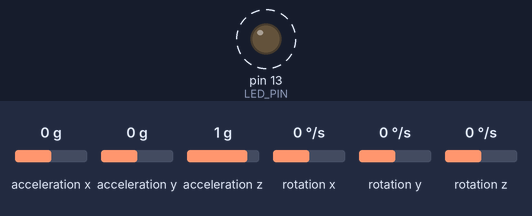
Bench run of a sketch on a simulated Arduino Uno, built with avr-gcc and run on an emulated ATmega328P. Parts: output pins drawn as LEDs (lit = HIGH). Dashed ring = blinking. The inputs (shaded band) are chosen by the test bench; at power-on: acceleration x 0 g, acceleration y 0 g, acceleration z 1 g, rotation x 0 °/s, rotation y 0 °/s, rotation z 0 °/s. What the sketch prints to the serial monitor is not drawn.

Above: at 1.2 s.
1.3 s: acceleration x set to -1.4 g
4.5 s: acceleration y set to -1.4 g
7.5 s: acceleration z set to -1.4 g
Timing chart, 0 to 16.5 s (numbered marks = the images above; inputs shaded):
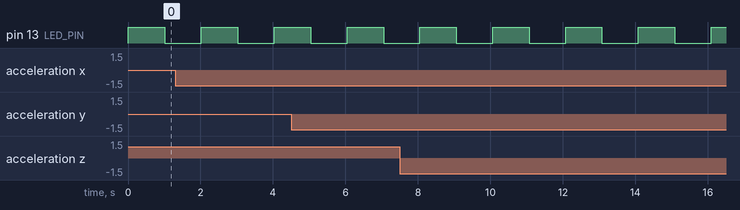

Measured:
- by itself, pin 13 (LED_PIN): alternates HIGH for 1.0 s and LOW for 1.0 s

The sketch:

raw_to_degrees_test.ino
```cpp
// I2C device class (I2Cdev) demonstration Arduino sketch for MPU6050 class
// 10/7/2011 by Jeff Rowberg <jeff@rowberg.net>
// Updates should (hopefully) always be available at https://github.com/jrowberg/i2cdevlib
//
// Changelog:
//      2013-05-08 - added multiple output formats
//                 - added seamless Fastwire support
//      2011-10-07 - initial release

/* ============================================
I2Cdev device library code is placed under the MIT license
Copyright (c) 2011 Jeff Rowberg

Permission is hereby granted, free of charge, to any person obtaining a copy
of this software and associated documentation files (the "Software"), to deal
in the Software without restriction, including without limitation the rights
to use, copy, modify, merge, publish, distribute, sublicense, and/or sell
copies of the Software, and to permit persons to whom the Software is
furnished to do so, subject to the following conditions:

The above copyright notice and this permission notice shall be included in
all copies or substantial portions of the Software.

THE SOFTWARE IS PROVIDED "AS IS", WITHOUT WARRANTY OF ANY KIND, EXPRESS OR
IMPLIED, INCLUDING BUT NOT LIMITED TO THE WARRANTIES OF MERCHANTABILITY,
FITNESS FOR A PARTICULAR PURPOSE AND NONINFRINGEMENT. IN NO EVENT SHALL THE
AUTHORS OR COPYRIGHT HOLDERS BE LIABLE FOR ANY CLAIM, DAMAGES OR OTHER
LIABILITY, WHETHER IN AN ACTION OF CONTRACT, TORT OR OTHERWISE, ARISING FROM,
OUT OF OR IN CONNECTION WITH THE SOFTWARE OR THE USE OR OTHER DEALINGS IN
THE SOFTWARE.
===============================================
*/

// I2Cdev and MPU6050 must be installed as libraries, or else the .cpp/.h files
// for both classes must be in the include path of your project
#include "I2Cdev.h"
#include "MPU6050.h"
#include "math.h"

// Arduino Wire library is required if I2Cdev I2CDEV_ARDUINO_WIRE implementation
// is used in I2Cdev.h
#if I2CDEV_IMPLEMENTATION == I2CDEV_ARDUINO_WIRE
    #include "Wire.h"
#endif

// class default I2C address is 0x68
// specific I2C addresses may be passed as a parameter here
// AD0 low = 0x68 (default for InvenSense evaluation board)
// AD0 high = 0x69
MPU6050 accelgyro;
//MPU6050 accelgyro(0x69); // <-- use for AD0 high

int16_t ax, ay, az;
int16_t gx, gy, gz;


// uncomment "OUTPUT_READABLE_ACCELGYRO" if you want to see a tab-separated
// list of the accel X/Y/Z and then gyro X/Y/Z values in decimal. Easy to read,
// not so easy to parse, and slow(er) over UART.
//#define OUTPUT_READABLE_ACCELGYRO

// uncomment "OUTPUT_BINARY_ACCELGYRO" to send all 6 axes of data as 16-bit
// binary, one right after the other. This is very fast (as fast as possible
// without compression or data loss), and easy to parse, but impossible to read
// for a human.
//#define OUTPUT_BINARY_ACCELGYRO


#define LED_PIN 13
bool blinkState = false;

void setup() {
    // join I2C bus (I2Cdev library doesn't do this automatically)
    #if I2CDEV_IMPLEMENTATION == I2CDEV_ARDUINO_WIRE
        Wire.begin();
    #elif I2CDEV_IMPLEMENTATION == I2CDEV_BUILTIN_FASTWIRE
        Fastwire::setup(400, true);
    #endif

    // initialize serial communication
    // (38400 chosen because it works as well at 8MHz as it does at 16MHz, but
    // it's really up to you depending on your project)
    Serial.begin(38400);

    // initialize device
    Serial.println("Initializing I2C devices...");
    accelgyro.initialize();

    // verify connection
    Serial.println("Testing device connections...");
    Serial.println(accelgyro.testConnection() ? "MPU6050 connection successful" : "MPU6050 connection failed");

    // use the code below to change accel/gyro offset values
    /*
    Serial.println("Updating internal sensor offsets...");
    // -76	-2359	1688	0	0	0
    Serial.print(accelgyro.getXAccelOffset()); Serial.print("\t"); // -76
    Serial.print(accelgyro.getYAccelOffset()); Serial.print("\t"); // -2359
    Serial.print(accelgyro.getZAccelOffset()); Serial.print("\t"); // 1688
    Serial.print(accelgyro.getXGyroOffset()); Serial.print("\t"); // 0
    Serial.print(accelgyro.getYGyroOffset()); Serial.print("\t"); // 0
    Serial.print(accelgyro.getZGyroOffset()); Serial.print("\t"); // 0
    Serial.print("\n");
    accelgyro.setXGyroOffset(220);
    accelgyro.setYGyroOffset(76);
    accelgyro.setZGyroOffset(-85);
    Serial.print(accelgyro.getXAccelOffset()); Serial.print("\t"); // -76
    Serial.print(accelgyro.getYAccelOffset()); Serial.print("\t"); // -2359
    Serial.print(accelgyro.getZAccelOffset()); Serial.print("\t"); // 1688
    Serial.print(accelgyro.getXGyroOffset()); Serial.print("\t"); // 0
    Serial.print(accelgyro.getYGyroOffset()); Serial.print("\t"); // 0
    Serial.print(accelgyro.getZGyroOffset()); Serial.print("\t"); // 0
    Serial.print("\n");
    */

    // configure Arduino LED for
    pinMode(LED_PIN, OUTPUT);
}

void loop() {
    // read raw accel/gyro measurements from device
    accelgyro.getMotion6(&ax, &ay, &az, &gx, &gy, &gz);

    // these methods (and a few others) are also available
    //accelgyro.getAcceleration(&ax, &ay, &az);
//    accelgyro.getRotation(&gx, &gy, &gz);


    uint64_t x = ax;
    uint64_t y = ay;
    uint64_t z = az;

    uint64_t g = sqrt(x*x+y*y+z*z);

    float alpha = acos((float)x/(float)g);
    float beta = acos((float)y/(float)g);
    float gamma = acos((float)z/(float)g);

    alpha = alpha * 180 / M_PI;
    beta = beta * 180 / M_PI;
    gamma = gamma * 180 / M_PI;

    Serial.print(alpha);
    Serial.print("\t");
    Serial.print(beta);
    Serial.print("\t");
    Serial.println(gamma);

    #ifdef OUTPUT_READABLE_ACCELGYRO
        // display tab-separated accel/gyro x/y/z values
        Serial.print("a/g:\t");
        Serial.print(ax); Serial.print("\t");
        Serial.print(ay); Serial.print("\t");
        Serial.print(az); Serial.print("\t");
        Serial.print(gx); Serial.print("\t");
        Serial.print(gy); Serial.print("\t");
        Serial.println(gz);
    #endif

    #ifdef OUTPUT_BINARY_ACCELGYRO
        Serial.write((uint8_t)(ax >> 8)); Serial.write((uint8_t)(ax & 0xFF));
        Serial.write((uint8_t)(ay >> 8)); Serial.write((uint8_t)(ay & 0xFF));
        Serial.write((uint8_t)(az >> 8)); Serial.write((uint8_t)(az & 0xFF));
        Serial.write((uint8_t)(gx >> 8)); Serial.write((uint8_t)(gx & 0xFF));
        Serial.write((uint8_t)(gy >> 8)); Serial.write((uint8_t)(gy & 0xFF));
        Serial.write((uint8_t)(gz >> 8)); Serial.write((uint8_t)(gz & 0xFF));
    #endif

    // blink LED to indicate activity
    blinkState = !blinkState;
    digitalWrite(LED_PIN, blinkState);
    delay(1000);
}
```
